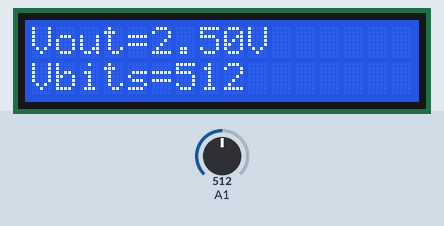
Simulated run of this sketch. Board: Arduino Uno, built with avr-gcc and run on an emulated ATmega328P. Parts: 16×2 character LCD. The inputs (shaded band) are chosen by the test bench; at power-on: A1 = 512.

Above: at 1.2 s.
1.3 s: A1 set to 716
At 2.5 s:
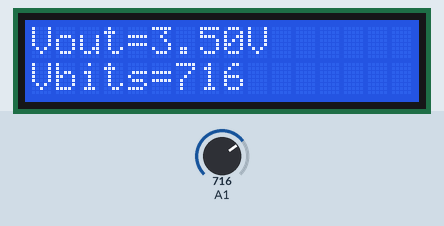
2.8 s: A1 set to 900
At 3.6 s:
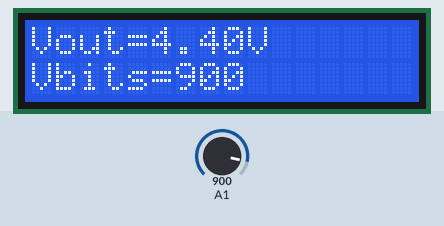
4.3 s: A1 set to 1023
At 4.7 s:
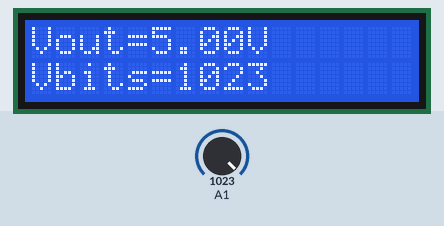
Timing chart, 0 to 7.3 s (numbered marks = the images above; inputs shaded):
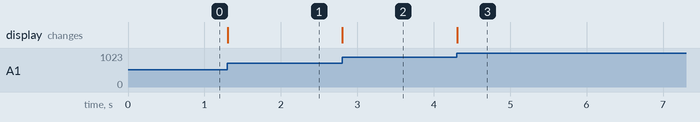

The sketch:

Transdutor-potenciometrico.ino
```cpp
#include <LiquidCrystal.h>//Carrega a biblioteca LiquidCrystal

//Define os pinos que serão utilizados para ligação ao display
LiquidCrystal lcd(12, 11, 5, 4, 3, 2);
void setup() {
  // Serial.begin(19200); //Inicializa o monitor serial com atualização de 19200bits
   lcd.begin(16, 2);

}


void loop() {

  int valorPortaAnalogica = analogRead(A1); //recebe o valor da porta analógica A1
  float voltagem = valorPortaAnalogica*(5.00/1023.00); //converte valor em bits da porta analógica para um valor em volts
  //Serial.println(voltagem); //exibe no monitor serial o valor da voltagem;
   //Limpa a tela
  //lcd.clear();
  lcd.setCursor(0, 0); //coloca um espaçamento e seleciona primeira linha
  lcd.print("Vout="); //imprimi mensagem no lcd
  lcd.setCursor(5, 0); //coloca um espaçamento e seleciona segunda linha
  lcd.print(voltagem); //imprimi o valor lido pela porta analógica(A1) e exibe no lsd
  lcd.print("V");
  lcd.setCursor(0,1);
  lcd.print("Vbits=");
  lcd.print(valorPortaAnalogica);
  }
```

Measured:
- after the input at 1.3 s, the display: changes at once (image 1)
- after the input at 2.8 s, the display: changes at once (image 2)
- after the input at 4.3 s, the display: changes at once (image 3)
